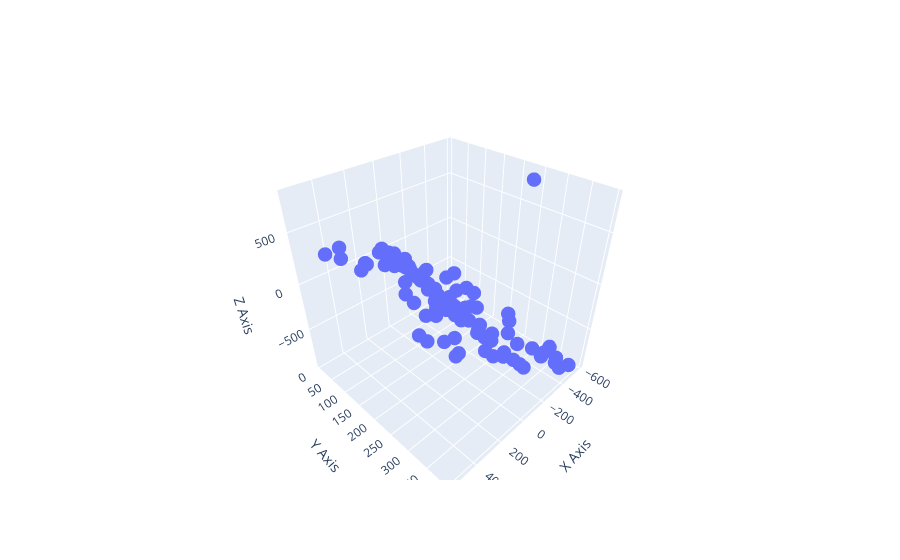

Write notebook code for a chart like this one.
### Markdown cell above
# Zadanie 1
## ppkt. 1 / 2

### Code cell
import pandas as pd
import matplotlib.pyplot as plt
import numpy as np
import plotly.graph_objects as plotly

data1 = pd.read_csv("./data1.csv")
x = data1['x1']
y = data1['x2']
z = data1['y']
# print(data1.head())

fig = plotly.Figure(data=[plotly.Scatter3d(
    x=x, y=y, z=z,
    mode='markers',
    marker=dict(
        size=5
    )
)])

fig.update_layout(
    scene=dict(
        xaxis_title='X Axis',
        yaxis_title='Y Axis',
        zaxis_title='Z Axis'
    )
)

fig.show()
